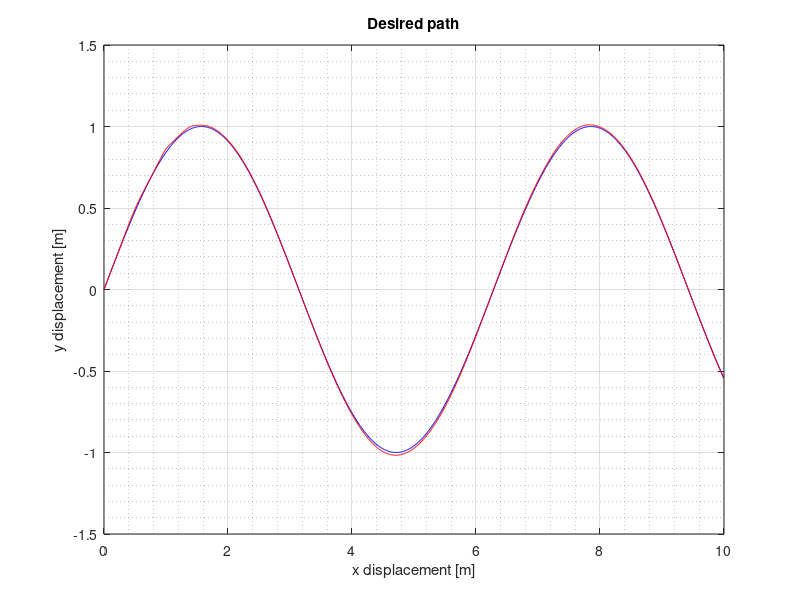
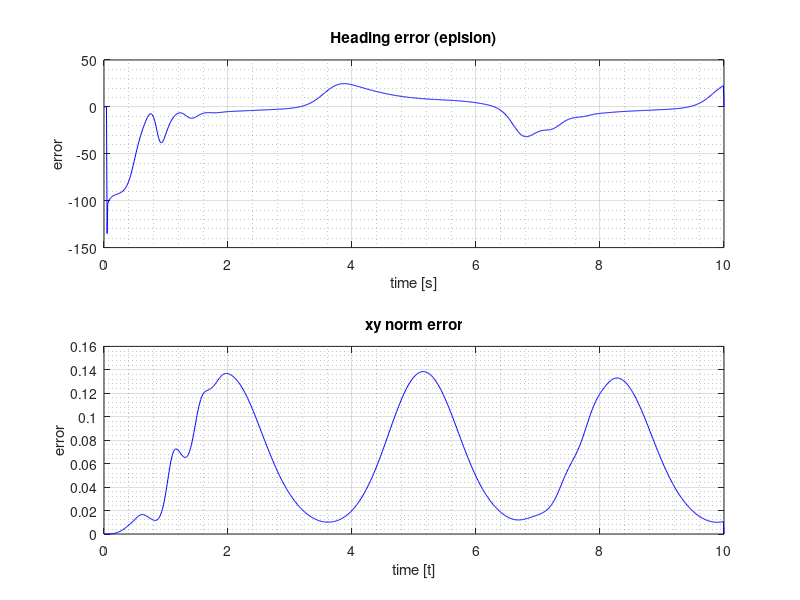

MATLAB code to generate these figures, in order:
function pursuit_test

% clc
clear
% clf
t_top = 10;
% t_top = 1.5;
% t_top = 0.01*20;
% t_top = 0.06;

t = 0:0.01:t_top;
tlen = size(t, 2);

x_des = t';
y_des = sin(t)';
xd_des = 1*ones(1, tlen);
yd_des = cos(t);

pose_des = [x_des y_des];

phi_des = zeros(tlen, 1);

cur_pose = [0; 0];

% heading of robot
varphi = zeros(tlen, 1);
varphi(1) = pi/4;

x = zeros(tlen, 1);
y = zeros(tlen, 1);

k0 = 1;
k1 = 5;
k2 = 1;
k3 = 2;

kp = 1;
ki = 1.1;
kd = 0.1;

R = 1;
epis = zeros(tlen, 1);
errors = zeros(tlen, 1);
sigmas = zeros(tlen, 1);
% epi_ds = zeros(tlen, 1);

phi_prev = 0;
epi_prev = 0;
epi_sum = 0;
t_prev = -0.01;

for i=1:tlen
    dt = t(i)-t_prev;
    
    error = cur_pose - pose_des(i, :)';

    x_len = x_des(i)-cur_pose(1);
    y_len = y_des(i)-cur_pose(2);

    if abs(x_len) < 0.00001
        x_len = 0;
    end
    if abs(y_len) < 0.00001
        y_len = 0;
    end
    sigma = atan2(y_len, x_len);    
    
    sigmas(i) = sigma*180/pi;
    sigmas(i, 2) = x_len;
    sigmas(i, 3) = y_len;
    
    if sigma == 0
        sigma = varphi(i);
    end
    
    epi = sigma - varphi(i);
    
    epi_sum = epi_sum + epi;
    k_epi = kp + ki*epi_sum + kd*(epi-epi_prev);

%     k_epi = 1;
%     k3 = 1;
    error_k = norm(error)/(k3+norm(error));
    
    % desired drive velocity
    theta_d_des = 1/R*norm([xd_des(i), yd_des(i)])*k0+k1*error_k*cos(epi);
    
    % ----------- desired steer position
    % Calculate change in heading
%     epi_d = (epi-epi_prev)/dt;
%     epi_ds(i) = epi_d*180/pi;
    
    % Calculate desired steer angle.
%     phi_des(i) = k2*error_k*sin(epi_d/theta_d_des);
%     phi_des(i) = k2*error_k*sin(epi/theta_d_des);
    phi_des(i) = -k2*error_k*sin(epi)*k_epi;
%     phi_des(i) = -asin(epi_d/theta_d_des);
    
%     phi_des(i) = -k2*sin(epi);
%     phi_d_des = (phi_des(i)-phi_prev)/dt;
    phi_d_des = phi_des(i)-phi_prev;
   
    % Heading
    varphi_d = theta_d_des*sin(phi_des(i));
    
    % find change
    xdot = R*(theta_d_des*cos(phi_des(i)).*cos(varphi(i))+phi_d_des*sin(varphi(i)));
    ydot = R*(theta_d_des*cos(phi_des(i)).*sin(varphi(i))-phi_d_des*cos(varphi(i)));
    
    if i+1 == tlen+1
        break;
    end
    
    % update current pose
    x(i+1) = x(i) + xdot*dt;
    y(i+1) = y(i) + ydot*dt;
    varphi(i+1) = varphi(i) + varphi_d*dt;
    
    cur_pose = [x(i+1); y(i+1)];
    
    % update derivative parameters
    t_prev = t(i);
    epi_prev = epi;
    phi_prev = phi_des(i);
    
    errors(i) = norm(error);
%     errors(i, 1) = error(1);
%     errors(i, 2) = error(2);
    epis(i) = epi*180/pi;
end

figure(1);
plot(x_des, y_des, 'b-');

hold on
plot(x, y, 'r-');
hold off

title("Desired path");
xlabel("x displacement [m]")
ylabel("y displacement [m]")
grid on;
grid minor;

figure(2);
subplot(2, 1, 1);

plot(t, epis, 'b-');
grid on;
grid minor;
title("Heading error (epislon)")
xlabel("time [s]")
ylabel("error")

subplot(2, 1, 2);
plot(t, errors, 'b-');
grid on;
grid minor;
title("xy norm error");
xlabel("time [t]")
ylabel("error")

end
